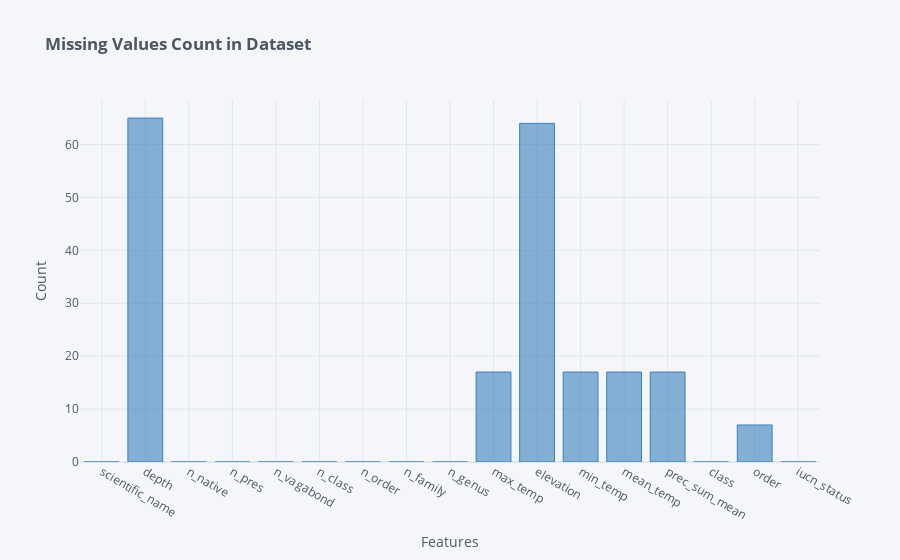

The notebook cell this image was saved under:
### Markdown cell above
## Preprocessing

### Code cell
# Missing values plot
missing = df.isna().sum().reset_index()
missing.columns = ['features', 'total_missing']
missing['percent'] = (missing['total_missing'] / len(df)) * 100
missing.index = missing['features']
del missing['features']

missing['total_missing'].iplot(kind = 'bar', 
                               title = f'<b>Missing Values Count in Dataset</b>',
                               xTitle = 'Features',
                               colors = 'blue',
                               yTitle = 'Count')
missing.T

### Figure 1 — Plotly figure (JSON) as saved in the notebook; plotly's stock layout.template omitted (floating-point values rounded to 4 significant figures)
{"data": [{"marker": {"color": "rgba(55, 128, 191, 0.6)", "line": {"color": "rgba(55, 128, 191, 1.0)", "width": 1}}, "name": "total_missing", "orientation": "v", "text": "", "type": "bar", "x": ["scientific_name", "depth", "n_native", "n_pres", "n_vagabond", "n_class", "n_order", "n_family", "n_genus", "max_temp", "elevation", "min_temp", "mean_temp", "prec_sum_mean", "class", "order", "iucn_status"], "y": [0, 65, 0, 0, 0, 0, 0, 0, 0, 17, 64, 17, 17, 17, 0, 7, 0]}], "layout": {"legend": {"bgcolor": "#F5F6F9", "font": {"color": "#4D5663"}}, "paper_bgcolor": "#F5F6F9", "plot_bgcolor": "#F5F6F9", "title": {"font": {"color": "#4D5663"}, "text": "<b>Missing Values Count in Dataset</b>"}, "xaxis": {"gridcolor": "#E1E5ED", "showgrid": true, "tickfont": {"color": "#4D5663"}, "title": {"font": {"color": "#4D5663"}, "text": "Features"}, "zerolinecolor": "#E1E5ED"}, "yaxis": {"gridcolor": "#E1E5ED", "showgrid": true, "tickfont": {"color": "#4D5663"}, "title": {"font": {"color": "#4D5663"}, "text": "Count"}, "zerolinecolor": "#E1E5ED"}}}
